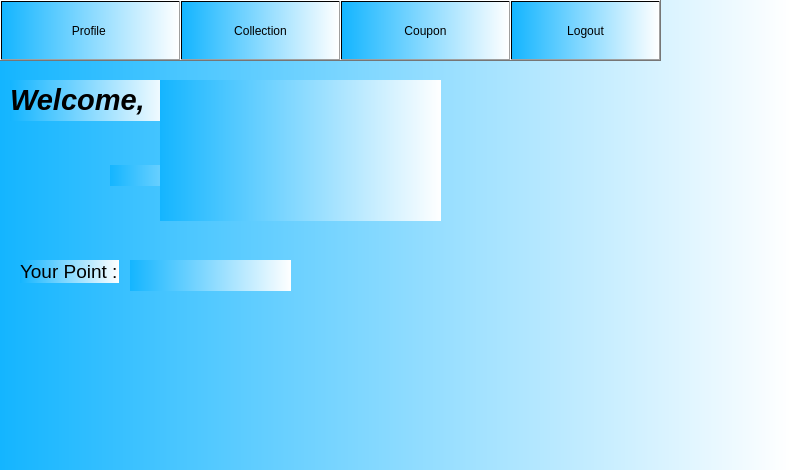
<?xml version="1.0" encoding="UTF-8"?>
<ui version="4.0">
 <class>conumerprofile</class>
 <widget class="QWidget" name="conumerprofile">
  <property name="geometry">
   <rect>
    <x>0</x>
    <y>0</y>
    <width>790</width>
    <height>470</height>
   </rect>
  </property>
  <property name="windowTitle">
   <string>Costumerprofile</string>
  </property>
  <property name="styleSheet">
   <string notr="true">background:qlineargradient(spread:pad, x1:0, y1:0, x2:1, y2:0, stop:0 rgb(20, 181, 255), stop:1 rgb(255, 255, 255, 255))</string>
  </property>
  <widget class="QLabel" name="welcomelabel">
   <property name="geometry">
    <rect>
     <x>10</x>
     <y>80</y>
     <width>161</width>
     <height>41</height>
    </rect>
   </property>
   <property name="font">
    <font>
     <family>MS Shell Dlg 2</family>
     <pointsize>23</pointsize>
     <weight>75</weight>
     <bold>true</bold>
    </font>
   </property>
   <property name="styleSheet">
    <string notr="true">background:setAttribute(Qt::WA_TranslucentBackground)</string>
   </property>
   <property name="text">
    <string>&lt;html&gt;&lt;head/&gt;&lt;body&gt;&lt;p&gt;&lt;span style=&quot; font-size:22pt; font-style:italic; color:#000000;&quot;&gt;Welcome, &lt;/span&gt;&lt;/p&gt;&lt;/body&gt;&lt;/html&gt;</string>
   </property>
   <property name="textFormat">
    <enum>Qt::AutoText</enum>
   </property>
  </widget>
  <widget class="QPushButton" name="profilecost">
   <property name="geometry">
    <rect>
     <x>0</x>
     <y>0</y>
     <width>181</width>
     <height>61</height>
    </rect>
   </property>
   <property name="styleSheet">
    <string notr="true"/>
   </property>
   <property name="text">
    <string>Profile </string>
   </property>
  </widget>
  <widget class="QPushButton" name="collectioncost">
   <property name="geometry">
    <rect>
     <x>180</x>
     <y>0</y>
     <width>161</width>
     <height>61</height>
    </rect>
   </property>
   <property name="text">
    <string>Collection</string>
   </property>
  </widget>
  <widget class="QPushButton" name="Couponcost">
   <property name="geometry">
    <rect>
     <x>340</x>
     <y>0</y>
     <width>171</width>
     <height>61</height>
    </rect>
   </property>
   <property name="text">
    <string>Coupon</string>
   </property>
  </widget>
  <widget class="QPushButton" name="Logoutcost">
   <property name="geometry">
    <rect>
     <x>510</x>
     <y>0</y>
     <width>151</width>
     <height>61</height>
    </rect>
   </property>
   <property name="text">
    <string>Logout</string>
   </property>
  </widget>
  <widget class="QLabel" name="sumpoint">
   <property name="geometry">
    <rect>
     <x>20</x>
     <y>260</y>
     <width>99</width>
     <height>23</height>
    </rect>
   </property>
   <property name="font">
    <font>
     <pointsize>14</pointsize>
    </font>
   </property>
   <property name="styleSheet">
    <string notr="true">background:setAttribute(Qt::WA_TranslucentBackground)</string>
   </property>
   <property name="frameShape">
    <enum>QFrame::NoFrame</enum>
   </property>
   <property name="frameShadow">
    <enum>QFrame::Plain</enum>
   </property>
   <property name="lineWidth">
    <number>1</number>
   </property>
   <property name="text">
    <string>Your Point :</string>
   </property>
  </widget>
  <widget class="QLabel" name="filler">
   <property name="geometry">
    <rect>
     <x>110</x>
     <y>165</y>
     <width>141</width>
     <height>21</height>
    </rect>
   </property>
   <property name="styleSheet">
    <string notr="true">background:setAttribute(Qt::WA_TranslucentBackground)</string>
   </property>
   <property name="text">
    <string/>
   </property>
  </widget>
  <widget class="QLabel" name="welcomemsg">
   <property name="geometry">
    <rect>
     <x>160</x>
     <y>80</y>
     <width>281</width>
     <height>141</height>
    </rect>
   </property>
   <property name="styleSheet">
    <string notr="true">background:setAttribute(Qt::WA_TranslucentBackground),
</string>
   </property>
   <property name="text">
    <string/>
   </property>
  </widget>
  <widget class="QLabel" name="points">
   <property name="geometry">
    <rect>
     <x>130</x>
     <y>260</y>
     <width>161</width>
     <height>31</height>
    </rect>
   </property>
   <property name="styleSheet">
    <string notr="true">background:setAttribute(Qt::WA_TranslucentBackground),
</string>
   </property>
   <property name="text">
    <string/>
   </property>
  </widget>
 </widget>
 <resources/>
 <connections/>
</ui>
